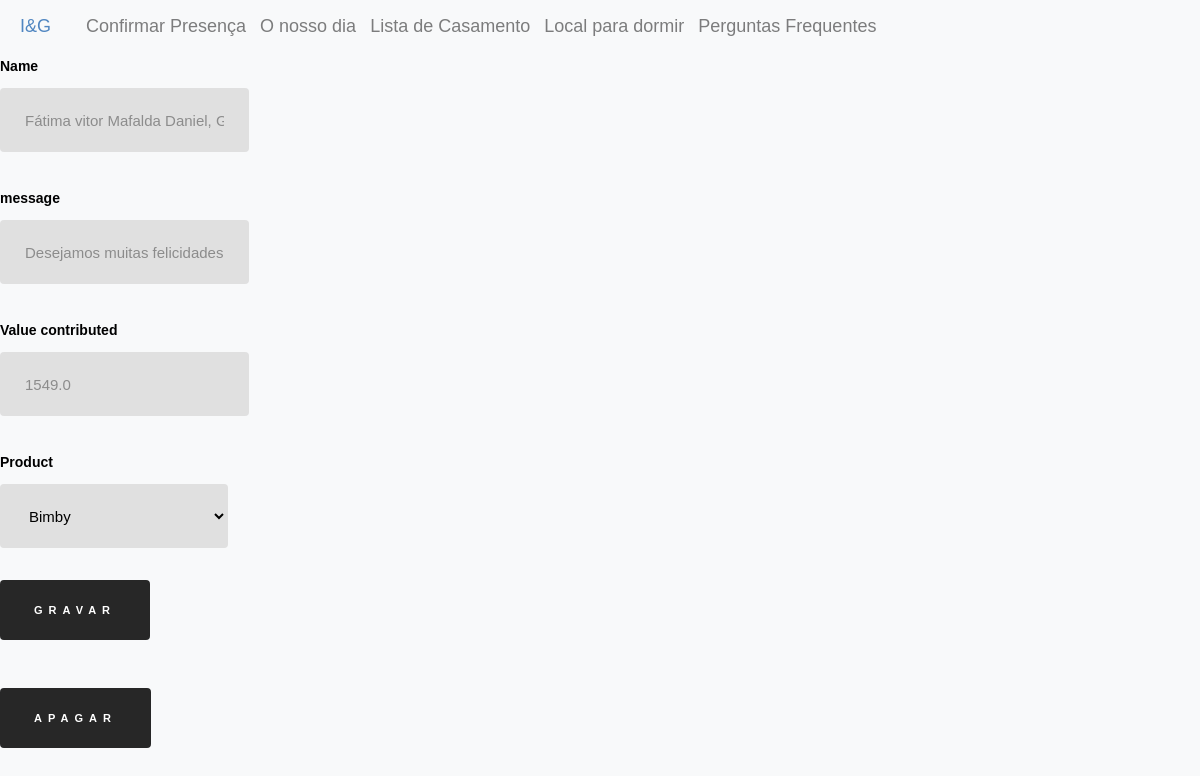
The page /edit/contribution/3 on the database its author committed.
### inesegoncalo/models/contributions.py (models this page shows, shortened)
class Contribution(db.Model ,model.Model,model.Base):
    __tablename__ = 'contribution'
    __table_args__ = {'extend_existing': True}
    id = Column(Integer, primary_key=True)
    name = Column(String(80))
    value_contributed = Column(Float)
    message = Column(Text)
    product_id = Column(Integer, ForeignKey('products.id'))
    product = relationship('Product', back_populates="contributions")

### inesegoncalo/modules/edit.py (the view, shortened to what this page needs)
@bp.route("/contribution/<contribution_id>", methods=("GET", "POST"))
@bp.route("/contribution/<contribution_id>/<delete>", methods=("GET", "POST"))
def contribution(contribution_id, delete=None):
    contribution = Contribution.query.filter_by(id=contribution_id).first()
    products = Product.query.all()
    return render_template(
        "edit/contribution.html", contribution=contribution, products=products
    )

### inesegoncalo/templates/edit/contribution.html
{% extends 'layout.html' %}
{% block content %}
<div class="product_form_container">
    <form method="post" class="product_form">
        <div class="product_attribute_container">
            <label for="name"> Name</label>
            <input type="text" name="name" placeholder="{{contribution.name}}">
        </div>
        <div class="product_attribute_container">
            <label for="message"> message</label>
            <input type="text" name="message" placeholder="{{contribution.message}}">
        </div>
        <div class="product_attribute_container">
            <label for="value_contributed"> Value contributed</label>
            <input type="number" name="value_contributed" placeholder="{{contribution.value_contributed}}">
        </div>
        <div class="product_attribute_container">
            <label for="product"> Product</label>
            <select name="product">
                {% for product in products%}
                    {% if product == contribution.product %}
                    <option value="{{product.id}}" selected>{{product.name}}</option>
                    {% else %}
                    <option value="{{product.id}}">{{product.name}}</option>
                    {% endif %}
                {% endfor%}
            </select>
        </div>
        <button class="accept">Gravar</button>
    </form>
    <form method="post" action="{{url_for('edit.contribution',contribution_id=contribution.id,delete='delete')}}" class="product_form">
        <button class ="delete">Apagar</button>
    </form>
</div>
{% endblock %}

### inesegoncalo/static/style/main.css (style rules this page uses)
html { font-size: 10px; }
html, body { height: 100%; }
body { background: #ffffff; font-family: 'Metropolis', sans-serif; font-size: 1.8rem; font-style: normal; font-weight: normal; line-height: 1.778; color: #000000; margin: 0; padding: 0; position: relative; }
button, .btn { margin-bottom: 1.6rem; }
input, textarea, select, pre, blockquote, figure, table, p, ul, ol, dl, form, .video-container, .ss-custom-select { margin-bottom: 3.2rem; }
input[type="email"], input[type="number"], input[type="search"], input[type="text"], input[type="tel"], input[type="url"], input[type="password"], textarea, select { display: block; height: 6.4rem; padding: 1.5rem 24px 1.5rem; border: 0; outline: none; color: #000000; font-family: 'Metropolis', sans-serif ; font-size: 1.5rem; line-height: 3.2rem; max-width: 100%; background-color: #e0e0e0; border: 1px solid transparent; transition: all .3s ease-in-out; border-radius: 4px; }
label, legend { font-family: 'Metropolis', sans-serif ; font-weight: 700; font-size: 1.4rem; line-height: 2; margin-bottom: .8rem; color: #000000; display: block; }
::placeholder { color: #8c8c8c; }
.btn, button, input[type="submit"], input[type="reset"], input[type="button"] { display: inline-block; font-family: 'Metropolis', sans-serif ; font-weight: 700; font-size: 1.1rem; text-transform: uppercase; letter-spacing: .6rem; height: 6rem; line-height: 5.6rem; padding: 0 3.2rem; margin: 0 .4rem 1.6rem 0; color: #ffffff; text-decoration: none; text-align: center; white-space: nowrap; cursor: pointer; transition: all .3s ease-in-out; -webkit-font-smoothing: antialiased; -moz-osx-font-smoothing: grayscale; border-radius: 4px; background-color: #272727; border: 0.2rem solid #272727; }

### inesegoncalo/static/style/card.css (style rules this page uses)
body { background-color: #f8f9fa!important }

### rows shown on the page
Contribution: name "Fátima vitor Mafalda Daniel, Gabriel Cláudia", message "Desejamos muitas felicidades aguardamos um convite para jantar com o brinquedo novo 🥰", value_contributed "1549.0"

### other values the page prints
form field product "Bimby"
